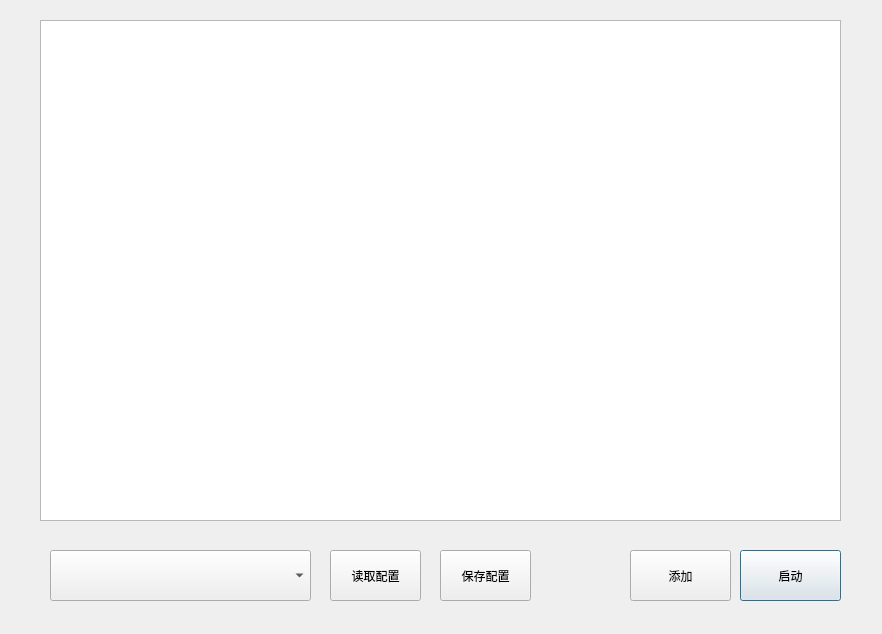
<?xml version="1.0" encoding="UTF-8"?>
<ui version="4.0">
 <class>Dialog</class>
 <widget class="QDialog" name="Dialog">
  <property name="geometry">
   <rect>
    <x>0</x>
    <y>0</y>
    <width>882</width>
    <height>634</height>
   </rect>
  </property>
  <property name="sizePolicy">
   <sizepolicy hsizetype="Preferred" vsizetype="Preferred">
    <horstretch>0</horstretch>
    <verstretch>0</verstretch>
   </sizepolicy>
  </property>
  <property name="minimumSize">
   <size>
    <width>882</width>
    <height>634</height>
   </size>
  </property>
  <property name="maximumSize">
   <size>
    <width>882</width>
    <height>634</height>
   </size>
  </property>
  <property name="windowTitle">
   <string>Dialog</string>
  </property>
  <widget class="QPushButton" name="Button_start">
   <property name="geometry">
    <rect>
     <x>740</x>
     <y>550</y>
     <width>101</width>
     <height>51</height>
    </rect>
   </property>
   <property name="text">
    <string>启动</string>
   </property>
  </widget>
  <widget class="QPushButton" name="Button_add">
   <property name="geometry">
    <rect>
     <x>630</x>
     <y>550</y>
     <width>101</width>
     <height>51</height>
    </rect>
   </property>
   <property name="text">
    <string>添加</string>
   </property>
  </widget>
  <widget class="QTableWidget" name="tableWidget">
   <property name="geometry">
    <rect>
     <x>40</x>
     <y>20</y>
     <width>801</width>
     <height>501</height>
    </rect>
   </property>
  </widget>
  <widget class="QPushButton" name="Button_save">
   <property name="geometry">
    <rect>
     <x>440</x>
     <y>550</y>
     <width>91</width>
     <height>51</height>
    </rect>
   </property>
   <property name="text">
    <string>保存配置</string>
   </property>
  </widget>
  <widget class="QComboBox" name="comboBox">
   <property name="geometry">
    <rect>
     <x>50</x>
     <y>550</y>
     <width>261</width>
     <height>51</height>
    </rect>
   </property>
  </widget>
  <widget class="QPushButton" name="Button_read">
   <property name="geometry">
    <rect>
     <x>330</x>
     <y>550</y>
     <width>91</width>
     <height>51</height>
    </rect>
   </property>
   <property name="text">
    <string>读取配置</string>
   </property>
  </widget>
 </widget>
 <resources/>
 <connections/>
</ui>
